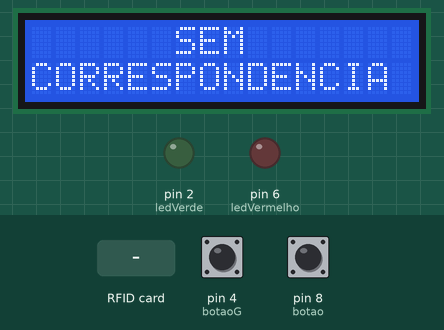
Recording of a sketch running on a simulated Arduino Uno, built with avr-gcc and run on an emulated ATmega328P. On the bench: 16×2 character LCD, output pins drawn as LEDs (lit = HIGH). Inputs (shaded band) come from the test bench; at power-on: pin 8 (botao) LOW, pin 4 (botaoG) LOW. Pins used as bus, display or sensor lines are not drawn; what the sketch prints to the serial monitor is not drawn.

Above: at 1.3 s.
1.4 s: RFID card 20 BE 24 19 held to the reader
At 2.4 s:
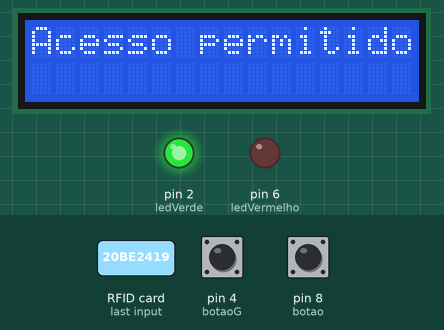
4.4 s: RFID card 5E 7A 19 C4 held to the reader
At 6.7 s:
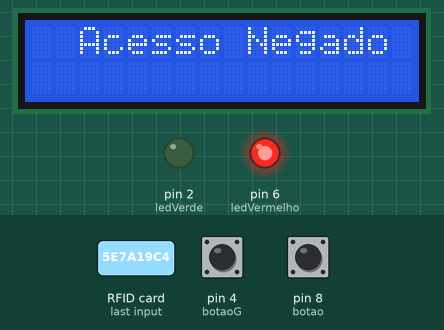
7.4 s: pin 8 (botao) pulled HIGH for 3.2 s
At 9.9 s:
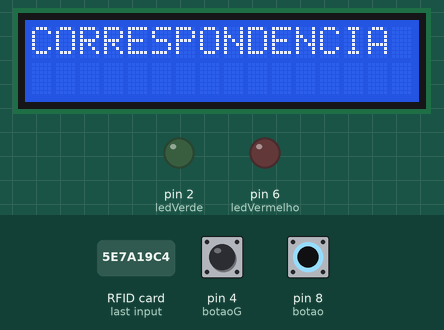
12.1 s: RFID card 5E 7A 19 C4 held to the reader
At 12.5 s:
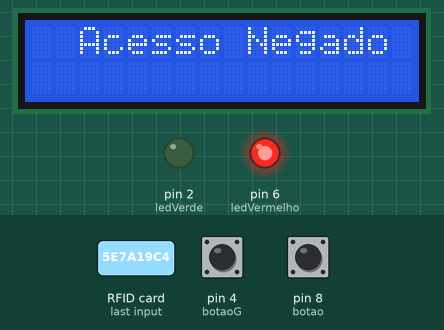
15.1 s: RFID card 5E 7A 19 C4 held to the reader
18.1 s: pin 4 (botaoG) pulled HIGH for 0.15 s
Timing chart, 0 to 20.7 s (numbered marks = the images above; inputs shaded):
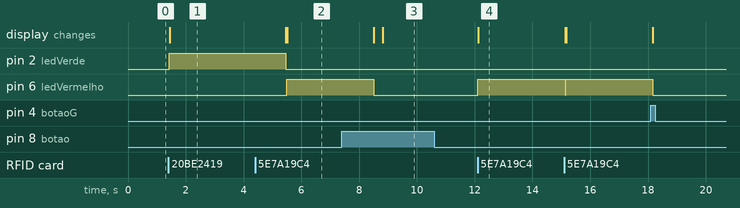

Measured:
- after the input at 1.4 s, pin 2 (ledVerde): LOW → HIGH at once; the display: changes at once (image 1)
- after the input at 4.4 s, pin 6 (ledVermelho): LOW → HIGH after 1.1 s; the display: first differs from a run without the input after 1.1 s (image 2)
- after the input at 12.1 s, pin 6 (ledVermelho): LOW → HIGH at once; the display: changes at once (image 4)

The sketch:

sketch_sep22a.ino
```cpp
#include <Wire.h>                    //inclui as bibliotecas
#include <LiquidCrystal_I2C.h>
#include <SPI.h>
#include <MFRC522.h>
#define ledVerde 2                   //define o pino do led verde
#define ledVermelho 6                //define o pino do led vermelho
#define SS_PIN 10
#define RST_PIN 9
#define botao 8                      //define o botão (para quando deixa a correspondência
#define botaoG 4                     //define o botão (para gravar outro cartão)
String senhaAtual="";                    //string que contém o código para abrir o correio
int flag=0;                           //variável que altera o seu valor quando um cartão é gravado
int caixa=0;                          //variável que informa se há correspondência ou não
int valorGravar=0;                    //status do botão para gravar outro código
int valorBotao1=0;                    //status do botão atual
int valorBotao2=1;                    //status do botão anteriormente
LiquidCrystal_I2C lcd(0x3F,16,2);     //declara o display LCD
MFRC522 mfrc522(SS_PIN, RST_PIN);
MFRC522::MIFARE_Key key;

String modo_gravacao(String senha){         //função para gravar outro código de cartão, substituindo o antigo
  while(1){
    if ( ! mfrc522.PICC_IsNewCardPresent()) {
      continue;
    }

    // Select one of the cards
    if ( ! mfrc522.PICC_ReadCardSerial()) {
      continue;
    }
    senha = "";
    for (byte i = 0; i < mfrc522.uid.size; i++)                 //percorre a leitrua da UDI do cartão e armazena
    {                                                           //na string senha
       senha.concat(String(mfrc522.uid.uidByte[i], HEX));
    }
    flag=1;                                                     //iguala flag a 1, simbolizando que a senha é de um
    break;                                                      //cartão gravado
  }
  return senha;                                                 //retorna a string com a UDI do cartão
}

void setup()
{
  Serial.begin(9600);                                           // Inicia a serial
  SPI.begin();                                                  // Inicia  SPI bus
  mfrc522.PCD_Init();                                           // Inicia MFRC522
  Serial.println("Aproxime o seu cartao do leitor...");
  Serial.println();
  lcd.begin(16, 2);                                             //Define o número de colunas e linhas do LCD:
  lcd.init();
  lcd.setCursor(0,0);
  lcd.print("");
  lcd.backlight();
  pinMode(ledVerde, OUTPUT);
  pinMode(ledVermelho, OUTPUT);
  pinMode(botaoG,INPUT);
  pinMode(botao, INPUT);
  senhaAtual="20be2419";                                       //define a senha padrão (o cartão original do usuário)

}

void loop()
{
  digitalWrite(ledVerde, LOW);                           //ambos os leds ficam apagados
  digitalWrite(ledVermelho,LOW);

  valorGravar = digitalRead(botaoG);

  if(valorGravar==HIGH){                                //se o valor recebido pelo botão(gravar) for 1, ele
    senhaAtual = modo_gravacao(senhaAtual);            //       chama a função "modo_gravação"
    delay(2000);
  }

  valorBotao1= digitalRead(botao);

  if(valorBotao1==HIGH){                     //se o valor do botão atual for diferente do anterior
    caixa=1;                                           // ele iguala a variável caixa a 1
  }

  valorBotao2=valorBotao1;

  if(caixa==1){                                         //se o valor de caixa for diferente de zero
    lcd.clear();
    lcd.setCursor(0, 0);
    lcd.print("CORRESPONDENCIA");                   //mostra no display que há correspondência
  }
  else{                                               //se o valor de caixa for diferente de zero
    lcd.setCursor(6, 0);
    lcd.print("SEM");
    lcd.setCursor(0, 1);
    lcd.println("CORRESPONDENCIA");                  //mostra no display que não há correspondência
  }
  if ( ! mfrc522.PICC_IsNewCardPresent())            //verifica a presença de algum cartão lido
  {
    return;
  }
  if ( ! mfrc522.PICC_ReadCardSerial())
  {
    return;
  }

  String chave = "";                                 //declara a string 'chave' para armazenar a UDI do cartão lido
  for (byte i = 0; i < mfrc522.uid.size; i++)
  {
     Serial.print(mfrc522.uid.uidByte[i], HEX);
     chave.concat(String(mfrc522.uid.uidByte[i], HEX));    //aramzena cada termo na string chave
  }

  if(flag=0){
    chave.toUpperCase();
  }

  if (chave.substring(0) == senhaAtual)                //se todos os termos da string chave forem iguais ao da senha
  {                                                    // do cartão gravado
    digitalWrite(ledVerde, HIGH);
    digitalWrite(ledVermelho,LOW);
    Serial.println();
    lcd.clear();
    lcd.setCursor(0,0);                                 //mostra no LCD a mensagem de "acesso permitido"
    lcd.print("Acesso permitido");                      //  e abre a caixa de correio
    caixa=0;                                            //a variável fica = 0, mostrando como se não houvesse correspondência
    delay(2000);
    mensageminicial();                                 //chama a função
  }

  if(chave == senhaAtual && flag==0){                  //se a string chave for igual a senha do cartão original
    digitalWrite(ledVerde,HIGH);
    digitalWrite(ledVermelho,LOW);
    Serial.println();
    lcd.clear();
    lcd.setCursor(0,0);                                  //mostra no LCD a mensagem de "acesso permitido"
    lcd.print("Acesso permitido");                       //  e abre a caixa de correio
    caixa=0;                                             //a variável fica = 0, mostrando como se não houvesse correspondência
    delay(2000);
    mensageminicial();                                   //chama a função
  }

  else if (chave.substring(0) != senhaAtual && chave.substring(0) !=0) //caso o código do cartão detectado seja diferente
  {                                                                    //da senha atual e não seja iguala zero
    digitalWrite(ledVerde,LOW);
    digitalWrite(ledVermelho,HIGH);                                    //acende o led vermelho
    Serial.println();
    lcd.clear();
    lcd.setCursor(2,0);
    lcd.print("Acesso Negado");                                     //mostra no LCD a mensagem de "acesso negado"
    delay(3000);                                                      //e não abre a caixa de correio
    mensageminicial();                                                //chama a função
  }
}

void mensageminicial()                                                //mensagem para aparecer no monitor serial
{
  lcd.clear();
 Serial.println("Aproxime o seu cartão");
 Serial.println();
}
```
